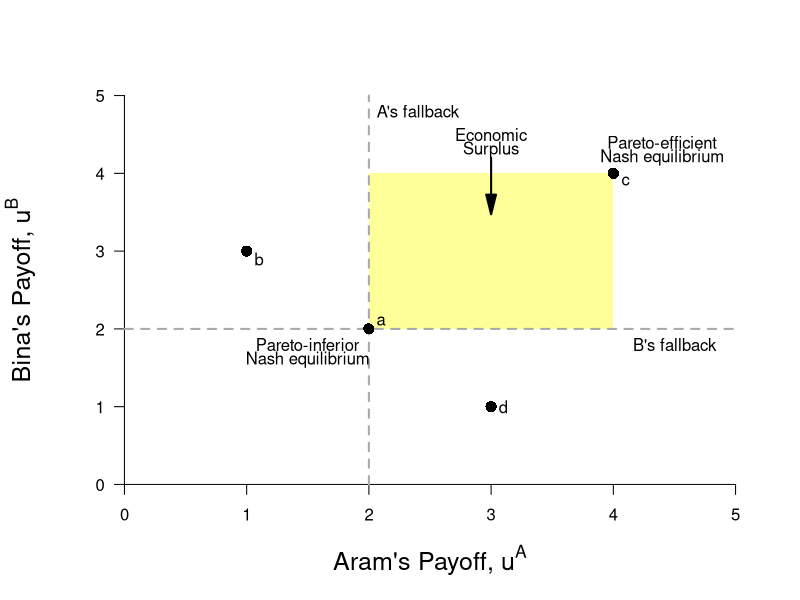

Here is the R script that generated this plot:
require(ggplot2)
require(shape)
pdf(file = "society/society_assurance_points.pdf", width = 9, height = 7)

#Set parameters for graphics
axislabelsize <- 1.5
par(mar =  c(5, 5, 4, 2))
xlims <- c(0, 5)
ylims <- c(0, 5)

axislabelsize <- 1.5
graphlinewidth <- 3
segmentlinewidth <- 2

COL <- c("#7fc97f", "#beaed4", "#fdc086", "#ffff99", "#386cb0", "#f0027f", "#bf5b17", "#666666")
COLA <- c("#99d8c9","#66c2a4","#41ae76", "#238b45", "#005824")
COLB <- c("#4eb3d3", "#2b8cbe", "#0868ac","#084081")


#Plot command 
plot(0, 0, xlim = xlims, ylim = ylims, type = "n",
     xlab = expression(paste("Aram's Payoff, ", u^A)),
     ylab = expression(paste("Bina's Payoff, ", u^B)),
     xaxt = "n", yaxt = "n", cex.lab = axislabelsize, bty = "n")


#Customize ticks and labels for the plot
ticksy <- seq(0, 5, 1)
ylabels <- seq(0, 5, 1)
ticksx <- seq(0, 5, 1)
xlabels <- seq(0, 5, 1)
axis(1, at = ticksx, pos = 0, labels = xlabels)
axis(2, at = ticksy, pos = 0, labels = ylabels, las = 1)

#Rent polygon
#xrent <- c(2, 4, 3.33, 2)
#yrent <- c(3.33, 4, 2, 2)
#polygon(xrent, yrent, col=COL[4], density=NULL, border = NA)

xrent <- c(2, 4, 4, 2)
yrent <- c(4, 4, 2, 2)
polygon(xrent, yrent, col=COL[4], density=NULL, border = NA)


#Lines for the coordinates of the Nash equilbrium
#segments(1, 3, 4, 4, lty = 1, col = "#7fc97f", lwd = 4)
#segments(3, 1, 4, 4, lty = 1, col = "#7fc97f", lwd = 4)

#Lines for Fallback positions
segments(0, 2, 5, 2, lty = 2, col = "darkgrey", lwd = 2)
text(4.5, 1.8, expression(paste("B's fallback")))
segments(2, 0, 2, 5, lty = 2, col = "darkgrey", lwd = 2)
text(2.4, 4.8, expression(paste("A's fallback")))

#Add points a, b, c and c
points(1, 3, pch = 16, col = "black", cex = 1.5)
text(1.1, 2.9, expression(paste(b)))
points(4, 4, pch = 16, col = "black", cex = 1.5)
text(4.1, 3.9, expression(paste(c)))
text(4.4, 4.4, expression(paste("Pareto-efficient")))
text(4.4, 4.2, expression(paste("Nash equilibrium")))

points(3, 1, pch = 16, col = "black", cex = 1.5)
text(3.1, 1, expression(paste(d)))
points(2, 2, pch = 16, col = "black", cex = 1.5)
text(2.1, 2.1, expression(paste(a)))

#points(3.33, 2, pch = 16, col = "black", cex = 1.5)
#text(3.4, 1.9, expression(paste(f)))
#points(2, 3.33, pch = 16, col = "black", cex = 1.5)
#text(1.9, 3.45, expression(paste(e)))
text(1.5, 1.8, expression(paste("Pareto-inferior")))
text(1.5, 1.6, expression(paste("Nash equilibrium")))

#Label utility possibilities frontier
#text(4.05, 2.6, expression(paste("Utility Possibilities")))
#text(4.05, 2.4, expression(paste("Frontier (upf)")))

#Arrows and economic rent label
Arrows(3, 4.2, 3, 3.6, col = "black", lty = 1, lwd = 2, arr.type = "triangle")
text(3, 4.5,  expression(paste("Economic")))
text(3, 4.3,  expression(paste("Surplus")))

dev.off()
